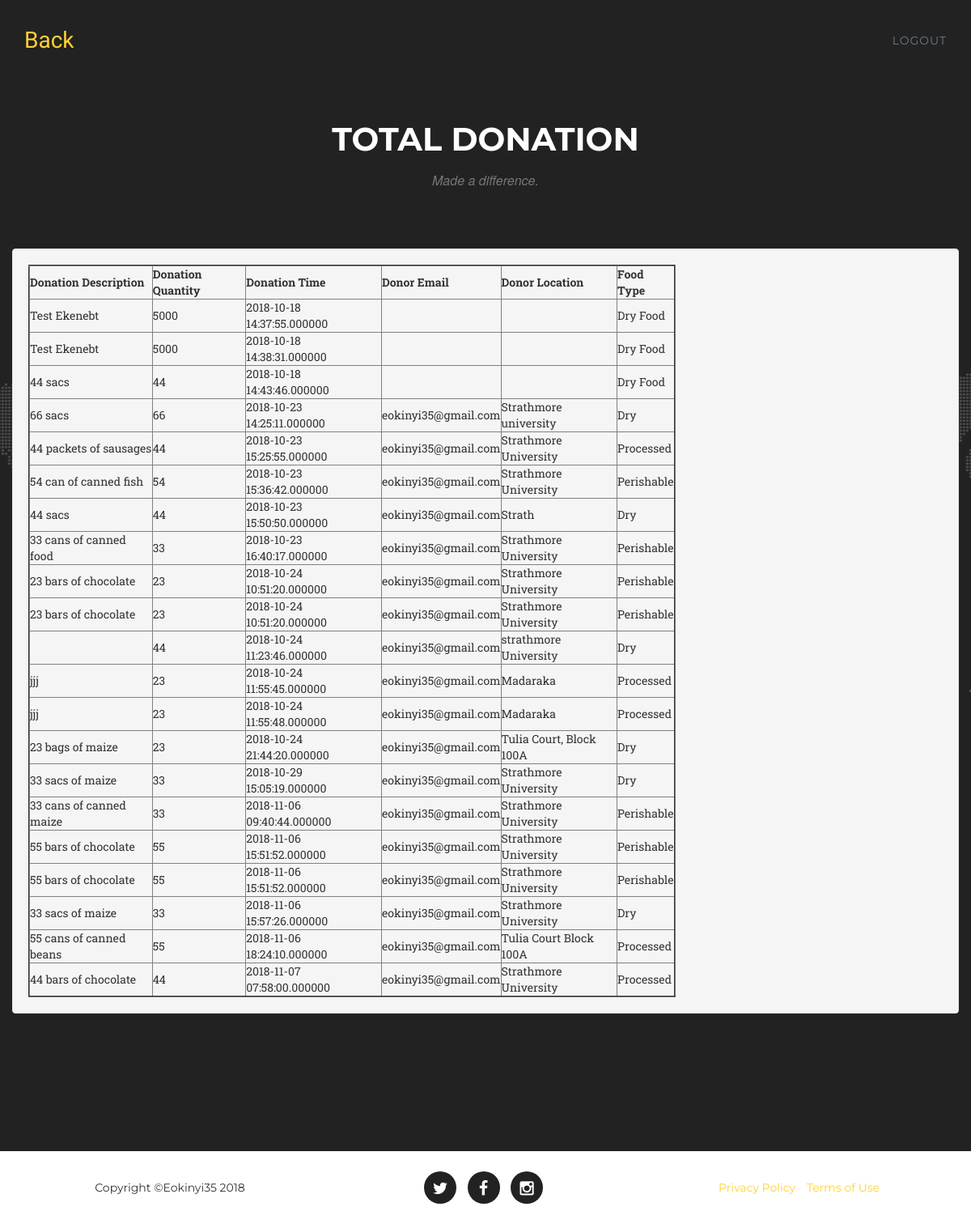
Page /totaldonations.php on the committed database.
### tables this page shows
CREATE TABLE `donations` (
  `user_id` int(20) NOT NULL,
  `donor_email` varchar(100) NOT NULL,
  `image` varchar(225) NOT NULL DEFAULT 'default.jpg',
  `donation_id` int(10) NOT NULL,
  `donation_description` varchar(30) NOT NULL,
  `donation_location` varchar(30) NOT NULL,
  `donation_quantity` int(10) NOT NULL,
  `donation_time` timestamp(6) NOT NULL DEFAULT CURRENT_TIMESTAMP(6),
  `FoodType` varchar(20) NOT NULL,
  `campaign_id` int(10) NOT NULL,
  `lat` float(10,6) NOT NULL,
  `lng` float(10,6) NOT NULL,
  `institution_id` int(10) NOT NULL,
  `status` int(1) NOT NULL DEFAULT '1',
  `expiry_date` date NOT NULL,
  `donor_phone` int(12) NOT NULL
);

### totaldonations.php (the view, shortened to what this page needs)
<!DOCTYPE html>
<html lang="en">
<head>
    <link href="css/bootstrap.min.css" rel="stylesheet">
    <link href="css/agency.css" rel="stylesheet">
    <link href="font-awesome/css/font-awesome.min.css" rel="stylesheet" type="text/css">
</head>
<body>
 <section id="contact">
  <nav class="navbar navbar-default navbar-fixed-top">
        <div class="container">
            <div class="navbar-header page-scroll">
                <a class="navbar-brand page-scroll" href="reports.php">Back</a>
            </div>
            <div class="collapse navbar-collapse" id="bs-example-navbar-collapse-1">
                <ul class="nav navbar-nav navbar-right">
                     <li>
                        <a  class="page-scroll" href="logout.php">logout</a>
                    </li>
                </ul>
            </div>
        </div>
    </nav>
        <div class="container">
            <div class="row">
                <div class="col-lg-12 text-center">
                    <h2 class="section-heading">Total Donation</h2>
                    <h3 class="section-subheading text-muted">Made a difference.</h3>
                </div>
            </div>
            <div class="row">
             <form action="process.php"  method="POST" enctype ="multipart/form-data">
                <div class="row">
                <table align="center" >
                                        <tr>
                                          <td class="col-md-6">
                                            <form action="process9.php"  method="POST" enctype ="multipart/form-data">
                                              <div class="well">
                                                <?php
                                          require_once "connection.php";
                                           $sql = mysqli_query($conn,"SELECT * FROM donations");
                                          if(!empty($sql))
                                          {
                                            $row = mysqli_num_rows($sql);
                                            if($row > 0 ) {
                                              echo "<table border='2' width='800'>";
                                              echo "<tr>";
                                              echo "<th>Donation Description</th>";
                                              echo "<th>Donation Quantity</th>";
                                              echo "<th>Donation Time</th>";
                                              echo "<th>Donor Email</th>";
                                              echo "<th>Donor Location</th>";
                                              echo "<th>Food Type</th>";
                                              echo "</tr>";
                                               echo "<tbody>";
                                                while($row = $sql->fetch_assoc()) {
                                                echo "<tr>";
                                                echo "<td>" . $row['donation_description'] . "</td>";
                                                echo "<td>" . $row['donation_quantity'] . "</td>";
                                                echo "<td>" . $row['donation_time'] . "</td>";
                                                echo "<td>" . $row['donor_email'] . "</td>";
                                                echo "<td>" . $row['donation_location'] . "</td>";
                                                echo "<td>" . $row['FoodType'] . "</td>";
                                                }
                                                echo "</table>";
                                              }else{
                                                echo "Table is empty";
                                              }
                                            }
                                          ?>
                                                </div>
                                            </form>
                                          </td>
                                        </tr>
                     </table>
                </div>
            </div>
        </div>
    </section>
    <footer>
        <div class="container">
            <div class="row">
                <div class="col-md-4">
                    <span class="copyright">Copyright &copy;Eokinyi35 2018</span>
                </div>
                <div class="col-md-4">
                    <ul class="list-inline social-buttons">
                        <li><a href="https://twitter.com/okinyi_emmanuel"><i class="fa fa-twitter"></i></a>
                        </li>
                        <li><a href="https://www.facebook.com/Emmanuel Okinyi/?pnref=lhc"><i class="fa fa-facebook"></i></a>
                        </li>
                        <li><a href="https://www.instagram.com/eokinyi/"><i class="fa fa-instagram"></i></a>
                        </li>
                    </ul>
                </div>
                <div class="col-md-4">
                    <ul class="list-inline quicklinks">
                        <li><a href="#">Privacy Policy</a>
                        </li>
                        <li><a href="#">Terms of Use</a>
                        </li>
                    </ul>
                </div>
            </div>
        </div>
    </footer>
</body>
</html>

### css/agency.css (style rules this page uses)
body { overflow-x:hidden; font-family:"Roboto Slab","Helvetica Neue",Helvetica,Arial,sans-serif }
.text-muted { color:#777 }
a,a:hover,a:focus,a:active,a.active { outline:0 }
a { color:#fed136 }
h1,h2,h3,h4,h5,h6 { font-family:Montserrat,"Helvetica Neue",Helvetica,Arial,sans-serif; text-transform:uppercase; font-weight:700 }
.navbar-default { background-color:#222; border-color:transparent }
.navbar-default .navbar-brand { color:#fed136; font-family:"Kaushan Script","Helvetica Neue",Helvetica,Arial,cursive }
.navbar-default .navbar-collapse { border-color:rgba(255,255,255,.02) }
.navbar-default .nav li a { font-family:Montserrat,"Helvetica Neue",Helvetica,Arial,sans-serif; text-transform:uppercase; font-weight:400;letter-spacing:1px; color:#6D7B8D }
@media (min-width:768px) { .navbar-default { background-color:transparent; padding:25px 0; -webkit-transition:padding .3s;-moz-transition:padding .3s;transition:padding .3s;border:0 } }
@media (min-width:768px) { .navbar-default .navbar-brand { font-size:2em; -webkit-transition:all .3s; -moz-transition:all .3s; transition:all .3s } }
section { padding:100px 0 }
section h2.section-heading { font-size:40px; margin-top:0; margin-bottom:15px }
section h3.section-subheading { font-size:16px; font-family:"Droid Serif","Helvetica Neue",Helvetica,Arial,sans-serif; text-transform:none; font-style:italic; font-weight:400; margin-bottom:75px }
@media (min-width:768px) { section { padding:150px 0 } }
section#contact { background-color:#222; background-image:url(../img/map-image.png); background-position:center; background-repeat:no-repeat }
section#contact .section-heading { color:#fff }
footer { padding:25px 0;text-align:center }
footer span.copyright { line-height:40px; font-family:Montserrat,"Helvetica Neue",Helvetica,Arial,sans-serif; text-transform:uppercase; text-transform:none }
footer ul.quicklinks { margin-bottom:0; line-height:40px; font-family:Montserrat,"Helvetica Neue",Helvetica,Arial,sans-serif; text-transform:uppercase; text-transform:none }
ul.social-buttons { margin-bottom:0 }
ul.social-buttons li a { display:block; background-color:#222; height:40px; width:40px; border-radius:100%; font-size:20px; line-height:40px; color:#fff; outline:0; -webkit-transition:all .3s; -moz-transition:all .3s; transition:all .3s }
body { webkit-tap-highlight-color:#fed136 }

### rows in the picture
donations: donation_description "Test Ekenebt", donation_quantity "5000", donation_time "2018-10-18 14:37:55.000000", FoodType "Dry Food"
donations: donation_description "Test Ekenebt", donation_quantity "5000", donation_time "2018-10-18 14:38:31.000000", FoodType "Dry Food"
donations: donation_description "44 sacs", donation_quantity "44", donation_time "2018-10-18 14:43:46.000000", FoodType "Dry Food"
donations: donation_description "66 sacs", donation_quantity "66", donation_time "2018-10-23 14:25:11.000000", donor_email "eokinyi35@gmail.com", donation_location "Strathmore university", FoodType "Dry"
donations: donation_description "44 packets of sausages", donation_quantity "44", donation_time "2018-10-23 15:25:55.000000", donor_email "eokinyi35@gmail.com", donation_location "Strathmore University", FoodType "Processed"
donations: donation_description "54 can of canned fish", donation_quantity "54", donation_time "2018-10-23 15:36:42.000000", donor_email "eokinyi35@gmail.com", donation_location "Strathmore University", FoodType "Perishable"
donations: donation_description "44 sacs", donation_quantity "44", donation_time "2018-10-23 15:50:50.000000", donor_email "eokinyi35@gmail.com", donation_location "Strath", FoodType "Dry"
donations: donation_description "33 cans of canned food", donation_quantity "33", donation_time "2018-10-23 16:40:17.000000", donor_email "eokinyi35@gmail.com", donation_location "Strathmore University", FoodType "Perishable"
donations: donation_description "23 bars of chocolate", donation_quantity "23", donation_time "2018-10-24 10:51:20.000000", donor_email "eokinyi35@gmail.com", donation_location "Strathmore University", FoodType "Perishable"
donations: donation_description "23 bars of chocolate", donation_quantity "23", donation_time "2018-10-24 10:51:20.000000", donor_email "eokinyi35@gmail.com", donation_location "Strathmore University", FoodType "Perishable"
donations: donation_quantity "44", donation_time "2018-10-24 11:23:46.000000", donor_email "eokinyi35@gmail.com", donation_location "strathmore University", FoodType "Dry"
donations: donation_description "jjj", donation_quantity "23", donation_time "2018-10-24 11:55:45.000000", donor_email "eokinyi35@gmail.com", donation_location "Madaraka", FoodType "Processed"
donations: donation_description "jjj", donation_quantity "23", donation_time "2018-10-24 11:55:48.000000", donor_email "eokinyi35@gmail.com", donation_location "Madaraka", FoodType "Processed"
donations: donation_description "23 bags of maize", donation_quantity "23", donation_time "2018-10-24 21:44:20.000000", donor_email "eokinyi35@gmail.com", donation_location "Tulia Court, Block 100A", FoodType "Dry"
donations: donation_description "33 sacs of maize", donation_quantity "33", donation_time "2018-10-29 15:05:19.000000", donor_email "eokinyi35@gmail.com", donation_location "Strathmore University", FoodType "Dry"
donations: donation_description "33 cans of canned maize", donation_quantity "33", donation_time "2018-11-06 09:40:44.000000", donor_email "eokinyi35@gmail.com", donation_location "Strathmore University", FoodType "Perishable"
donations: donation_description "55 bars of chocolate", donation_quantity "55", donation_time "2018-11-06 15:51:52.000000", donor_email "eokinyi35@gmail.com", donation_location "Strathmore University", FoodType "Perishable"
donations: donation_description "55 bars of chocolate", donation_quantity "55", donation_time "2018-11-06 15:51:52.000000", donor_email "eokinyi35@gmail.com", donation_location "Strathmore University", FoodType "Perishable"
donations: donation_description "33 sacs of maize", donation_quantity "33", donation_time "2018-11-06 15:57:26.000000", donor_email "eokinyi35@gmail.com", donation_location "Strathmore University", FoodType "Dry"
donations: donation_description "55 cans of canned beans", donation_quantity "55", donation_time "2018-11-06 18:24:10.000000", donor_email "eokinyi35@gmail.com", donation_location "Tulia Court Block 100A", FoodType "Processed"
donations: donation_description "44 bars of chocolate", donation_quantity "44", donation_time "2018-11-07 07:58:00.000000", donor_email "eokinyi35@gmail.com", donation_location "Strathmore University", FoodType "Processed"
